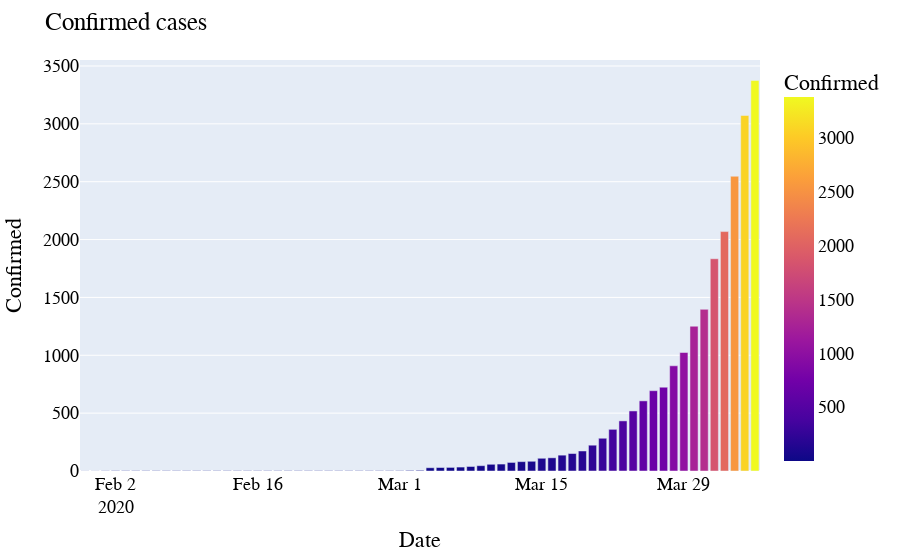

Notebook code cell kept with this figure:
### Markdown cell above
## Confirmed cases

### Code cell
date_group = covid_19_india_df.groupby(['Date']).sum()
date_group.reset_index(inplace=True)

date_group.sort_values('Date',inplace=True)

import plotly.express as px
fig = px.bar(date_group, x='Date', y='Confirmed', color='Confirmed')

fig.update_layout(
    title="Confirmed cases",    
    font=dict(
        family="Courier New, monospace",
        size=18,
        color="black"
    )
)

fig.show()

### Figure 1 — Plotly figure (JSON) as saved in the notebook; plotly's stock layout.template omitted (floating-point values rounded to 4 significant figures)
{"data": [{"alignmentgroup": "True", "hovertemplate": "Date=%{x}<br>Confirmed=%{marker.color}<extra></extra>", "legendgroup": "", "marker": {"color": [1, 1, 2, 3, 3, 3, 3, 3, 3, 3, 3, 3, 3, 3, 3, 3, 3, 3, 3, 3, 3, 3, 3, 3, 3, 3, 3, 3, 3, 3, 3, 3, 5, 6, 28, 30, 31, 34, 39, 46, 58, 60, 74, 81, 84, 110, 114, 137, 151, 173, 223, 283, 360, 433, 519, 606, 694, 724, 909, 1024, 1251, 1397, 1834, 2069, 2547, 3072, 3374], "coloraxis": "coloraxis"}, "name": "", "offsetgroup": "", "orientation": "v", "showlegend": false, "textposition": "auto", "type": "bar", "x": ["2020-01-30T00:00:00", "2020-01-31T00:00:00", "2020-02-01T00:00:00", "2020-02-02T00:00:00", "2020-02-03T00:00:00", "2020-02-04T00:00:00", "2020-02-05T00:00:00", "2020-02-06T00:00:00", "2020-02-07T00:00:00", "2020-02-08T00:00:00", "2020-02-09T00:00:00", "2020-02-10T00:00:00", "2020-02-11T00:00:00", "2020-02-12T00:00:00", "2020-02-13T00:00:00", "2020-02-14T00:00:00", "2020-02-15T00:00:00", "2020-02-16T00:00:00", "2020-02-17T00:00:00", "2020-02-18T00:00:00", "2020-02-19T00:00:00", "2020-02-20T00:00:00", "2020-02-21T00:00:00", "2020-02-22T00:00:00", "2020-02-23T00:00:00", "2020-02-24T00:00:00", "2020-02-25T00:00:00", "2020-02-26T00:00:00", "2020-02-27T00:00:00", "2020-02-28T00:00:00", "2020-02-29T00:00:00", "2020-03-01T00:00:00", "2020-03-02T00:00:00", "2020-03-03T00:00:00", "2020-03-04T00:00:00", "2020-03-05T00:00:00", "2020-03-06T00:00:00", "2020-03-07T00:00:00", "2020-03-08T00:00:00", "2020-03-09T00:00:00", "2020-03-10T00:00:00", "2020-03-11T00:00:00", "2020-03-12T00:00:00", "2020-03-13T00:00:00", "2020-03-14T00:00:00", "2020-03-15T00:00:00", "2020-03-16T00:00:00", "2020-03-17T00:00:00", "2020-03-18T00:00:00", "2020-03-19T00:00:00", "2020-03-20T00:00:00", "2020-03-21T00:00:00", "2020-03-22T00:00:00", "2020-03-23T00:00:00", "2020-03-24T00:00:00", "2020-03-25T00:00:00", "2020-03-26T00:00:00", "2020-03-27T00:00:00", "2020-03-28T00:00:00", "2020-03-29T00:00:00", "2020-03-30T00:00:00", "2020-03-31T00:00:00", "2020-04-01T00:00:00", "2020-04-02T00:00:00", "2020-04-03T00:00:00", "2020-04-04T00:00:00", "2020-04-05T00:00:00"], "xaxis": "x", "y": [1, 1, 2, 3, 3, 3, 3, 3, 3, 3, 3, 3, 3, 3, 3, 3, 3, 3, 3, 3, 3, 3, 3, 3, 3, 3, 3, 3, 3, 3, 3, 3, 5, 6, 28, 30, 31, 34, 39, 46, 58, 60, 74, 81, 84, 110, 114, 137, 151, 173, 223, 283, 360, 433, 519, 606, 694, 724, 909, 1024, 1251, 1397, 1834, 2069, 2547, 3072, 3374], "yaxis": "y"}], "layout": {"barmode": "relative", "coloraxis": {"colorbar": {"title": {"text": "Confirmed"}}, "colorscale": [[0, "#0d0887"], [0.1111, "#46039f"], [0.2222, "#7201a8"], [0.3333, "#9c179e"], [0.4444, "#bd3786"], [0.5556, "#d8576b"], [0.6667, "#ed7953"], [0.7778, "#fb9f3a"], [0.8889, "#fdca26"], [1, "#f0f921"]]}, "font": {"color": "black", "family": "Courier New, monospace", "size": 18}, "legend": {"tracegroupgap": 0}, "margin": {"t": 60}, "title": {"text": "Confirmed cases"}, "xaxis": {"anchor": "y", "domain": [0, 1], "title": {"text": "Date"}}, "yaxis": {"anchor": "x", "domain": [0, 1], "title": {"text": "Confirmed"}}}}
